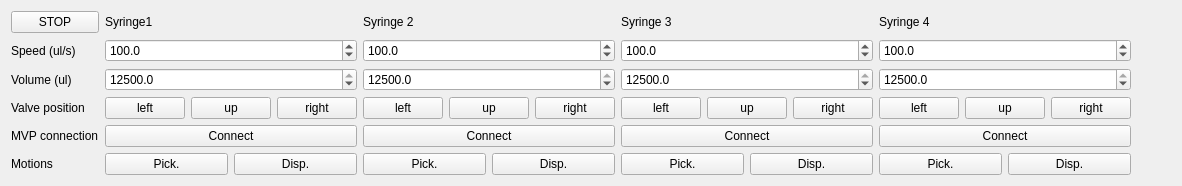
               <widget class="QWidget" name="tab_7">
                <attribute name="title">
                 <string>WorkStation</string>
                </attribute>
                <layout class="QHBoxLayout" name="horizontalLayout_2">
                 <item>
                  <layout class="QGridLayout" name="gridLayout_5">
                   <item row="5" column="4">
                    <layout class="QHBoxLayout" name="horizontalLayout_10">
                     <item>
                      <widget class="QPushButton" name="pushButton_fill_syringe_4">
                       <property name="text">
                        <string>Pick.</string>
                       </property>
                      </widget>
                     </item>
                     <item>
                      <widget class="QPushButton" name="pushButton_dispense_syringe_4">
                       <property name="text">
                        <string>Disp.</string>
                       </property>
                      </widget>
                     </item>
                    </layout>
                   </item>
                   <item row="5" column="2">
                    <layout class="QHBoxLayout" name="horizontalLayout_8">
                     <item>
                      <widget class="QPushButton" name="pushButton_fill_syringe_2">
                       <property name="text">
                        <string>Pick.</string>
                       </property>
                      </widget>
                     </item>
                     <item>
                      <widget class="QPushButton" name="pushButton_dispense_syringe_2">
                       <property name="text">
                        <string>Disp.</string>
                       </property>
                      </widget>
                     </item>
                    </layout>
                   </item>
                   <item row="5" column="3">
                    <layout class="QHBoxLayout" name="horizontalLayout_9">
                     <item>
                      <widget class="QPushButton" name="pushButton_fill_syringe_3">
                       <property name="text">
                        <string>Pick.</string>
                       </property>
                      </widget>
                     </item>
                     <item>
                      <widget class="QPushButton" name="pushButton_dispense_syringe_3">
                       <property name="text">
                        <string>Disp.</string>
                       </property>
                      </widget>
                     </item>
                    </layout>
                   </item>
                   <item row="5" column="1">
                    <layout class="QHBoxLayout" name="horizontalLayout_5">
                     <item>
                      <widget class="QPushButton" name="pushButton_fill_syringe_1">
                       <property name="text">
                        <string>Pick.</string>
                       </property>
                      </widget>
                     </item>
                     <item>
                      <widget class="QPushButton" name="pushButton_dispense_syringe_1">
                       <property name="text">
                        <string>Disp.</string>
                       </property>
                      </widget>
                     </item>
                    </layout>
                   </item>
                   <item row="4" column="1">
                    <widget class="QPushButton" name="pushButton_connect_mvp_syringe_1">
                     <property name="sizePolicy">
                      <sizepolicy hsizetype="Minimum" vsizetype="Fixed">
                       <horstretch>0</horstretch>
                       <verstretch>0</verstretch>
                      </sizepolicy>
                     </property>
                     <property name="text">
                      <string>Connect</string>
                     </property>
                    </widget>
                   </item>
                   <item row="4" column="3">
                    <widget class="QPushButton" name="pushButton_connect_mvp_syringe_3">
                     <property name="sizePolicy">
                      <sizepolicy hsizetype="Minimum" vsizetype="Fixed">
                       <horstretch>0</horstretch>
                       <verstretch>0</verstretch>
                      </sizepolicy>
                     </property>
                     <property name="text">
                      <string>Connect</string>
                     </property>
                    </widget>
                   </item>
                   <item row="4" column="2">
                    <widget class="QPushButton" name="pushButton_connect_mvp_syringe_2">
                     <property name="sizePolicy">
                      <sizepolicy hsizetype="Minimum" vsizetype="Fixed">
                       <horstretch>0</horstretch>
                       <verstretch>0</verstretch>
                      </sizepolicy>
                     </property>
                     <property name="text">
                      <string>Connect</string>
                     </property>
                    </widget>
                   </item>
                   <item row="5" column="0">
                    <widget class="QLabel" name="label_21">
                     <property name="text">
                      <string>Motions</string>
                     </property>
                    </widget>
                   </item>
                   <item row="2" column="0">
                    <widget class="QLabel" name="label_22">
                     <property name="text">
                      <string>Volume (ul)</string>
                     </property>
                    </widget>
                   </item>
                   <item row="2" column="1">
                    <widget class="QDoubleSpinBox" name="doubleSpinBox_stroke_factor_1">
                     <property name="decimals">
                      <number>1</number>
                     </property>
                     <property name="maximum">
                      <double>12500.000000000000000</double>
                     </property>
                     <property name="singleStep">
                      <double>1.000000000000000</double>
                     </property>
                     <property name="value">
                      <double>12500.000000000000000</double>
                     </property>
                    </widget>
                   </item>
                   <item row="4" column="4">
                    <widget class="QPushButton" name="pushButton_connect_mvp_syringe_4">
                     <property name="sizePolicy">
                      <sizepolicy hsizetype="Minimum" vsizetype="Fixed">
                       <horstretch>0</horstretch>
                       <verstretch>0</verstretch>
                      </sizepolicy>
                     </property>
                     <property name="text">
                      <string>Connect</string>
                     </property>
                    </widget>
                   </item>
                   <item row="3" column="0">
                    <widget class="QLabel" name="label_18">
                     <property name="sizePolicy">
                      <sizepolicy hsizetype="Fixed" vsizetype="Preferred">
                       <horstretch>0</horstretch>
                       <verstretch>0</verstretch>
                      </sizepolicy>
                     </property>
                     <property name="text">
                      <string>Valve position</string>
                     </property>
                    </widget>
                   </item>
                   <item row="0" column="1">
                    <widget class="QLabel" name="label_9">
                     <property name="sizePolicy">
                      <sizepolicy hsizetype="Fixed" vsizetype="Preferred">
                       <horstretch>0</horstretch>
                       <verstretch>0</verstretch>
                      </sizepolicy>
                     </property>
                     <property name="text">
                      <string>Syringe1</string>
                     </property>
                    </widget>
                   </item>
                   <item row="0" column="4">
                    <widget class="QLabel" name="label_17">
                     <property name="sizePolicy">
                      <sizepolicy hsizetype="Fixed" vsizetype="Preferred">
                       <horstretch>0</horstretch>
                       <verstretch>0</verstretch>
                      </sizepolicy>
                     </property>
                     <property name="text">
                      <string>Syringe 4</string>
                     </property>
                    </widget>
                   </item>
                   <item row="0" column="3">
                    <widget class="QLabel" name="label_16">
                     <property name="sizePolicy">
                      <sizepolicy hsizetype="Fixed" vsizetype="Preferred">
                       <horstretch>0</horstretch>
                       <verstretch>0</verstretch>
                      </sizepolicy>
                     </property>
                     <property name="text">
                      <string>Syringe 3</string>
                     </property>
                    </widget>
                   </item>
                   <item row="0" column="2">
                    <widget class="QLabel" name="label_15">
                     <property name="sizePolicy">
                      <sizepolicy hsizetype="Fixed" vsizetype="Fixed">
                       <horstretch>0</horstretch>
                       <verstretch>0</verstretch>
                      </sizepolicy>
                     </property>
                     <property name="text">
                      <string>Syringe 2</string>
                     </property>
                    </widget>
                   </item>
                   <item row="2" column="2">
                    <widget class="QDoubleSpinBox" name="doubleSpinBox_stroke_factor_2">
                     <property name="decimals">
                      <number>1</number>
                     </property>
                     <property name="maximum">
                      <double>12500.000000000000000</double>
                     </property>
                     <property name="singleStep">
                      <double>1.000000000000000</double>
                     </property>
                     <property name="value">
                      <double>12500.000000000000000</double>
                     </property>
                    </widget>
                   </item>
                   <item row="4" column="0">
                    <widget class="QLabel" name="label_20">
                     <property name="text">
                      <string>MVP connection</string>
                     </property>
                    </widget>
                   </item>
                   <item row="1" column="4">
                    <widget class="QDoubleSpinBox" name="doubleSpinBox_speed_normal_mode_4">
                     <property name="decimals">
                      <number>1</number>
                     </property>
                     <property name="maximum">
                      <double>5000.000000000000000</double>
                     </property>
                     <property name="value">
                      <double>100.000000000000000</double>
                     </property>
                    </widget>
                   </item>
                   <item row="1" column="3">
                    <widget class="QDoubleSpinBox" name="doubleSpinBox_speed_normal_mode_3">
                     <property name="decimals">
                      <number>1</number>
                     </property>
                     <property name="maximum">
                      <double>5000.000000000000000</double>
                     </property>
                     <property name="value">
                      <double>100.000000000000000</double>
                     </property>
                    </widget>
                   </item>
                   <item row="1" column="1">
                    <widget class="QDoubleSpinBox" name="doubleSpinBox_speed_normal_mode_1">
                     <property name="decimals">
                      <number>1</number>
                     </property>
                     <property name="maximum">
                      <double>5000.000000000000000</double>
                     </property>
                     <property name="value">
                      <double>100.000000000000000</double>
                     </property>
                    </widget>
                   </item>
                   <item row="1" column="0">
                    <widget class="QLabel" name="label_19">
                     <property name="sizePolicy">
                      <sizepolicy hsizetype="Fixed" vsizetype="Preferred">
                       <horstretch>0</horstretch>
                       <verstretch>0</verstretch>
                      </sizepolicy>
                     </property>
                     <property name="text">
                      <string>Speed (ul/s)</string>
                     </property>
                    </widget>
                   </item>
                   <item row="1" column="2">
                    <widget class="QDoubleSpinBox" name="doubleSpinBox_speed_normal_mode_2">
                     <property name="decimals">
                      <number>1</number>
                     </property>
                     <property name="maximum">
                      <double>5000.000000000000000</double>
                     </property>
                     <property name="value">
                      <double>100.000000000000000</double>
                     </property>
                    </widget>
                   </item>
                   <item row="2" column="4">
                    <widget class="QDoubleSpinBox" name="doubleSpinBox_stroke_factor_4">
                     <property name="decimals">
                      <number>1</number>
                     </property>
                     <property name="maximum">
                      <double>12500.000000000000000</double>
                     </property>
                     <property name="singleStep">
                      <double>1.000000000000000</double>
                     </property>
                     <property name="value">
                      <double>12500.000000000000000</double>
                     </property>
                    </widget>
                   </item>
                   <item row="2" column="3">
                    <widget class="QDoubleSpinBox" name="doubleSpinBox_stroke_factor_3">
                     <property name="decimals">
                      <number>1</number>
                     </property>
                     <property name="maximum">
                      <double>12500.000000000000000</double>
                     </property>
                     <property name="singleStep">
                      <double>1.000000000000000</double>
                     </property>
                     <property name="value">
                      <double>12500.000000000000000</double>
                     </property>
                    </widget>
                   </item>
                   <item row="0" column="0">
                    <widget class="QPushButton" name="pushButton_stop_normal">
                     <property name="sizePolicy">
                      <sizepolicy hsizetype="Minimum" vsizetype="Fixed">
                       <horstretch>0</horstretch>
                       <verstretch>0</verstretch>
                      </sizepolicy>
                     </property>
                     <property name="text">
                      <string>STOP</string>
                     </property>
                    </widget>
                   </item>
                   <item row="3" column="1">
                    <layout class="QHBoxLayout" name="horizontalLayout_14">
                     <item>
                      <widget class="QPushButton" name="pushButton_val_pos_left_1">
                       <property name="sizePolicy">
                        <sizepolicy hsizetype="Minimum" vsizetype="Fixed">
                         <horstretch>0</horstretch>
                         <verstretch>0</verstretch>
                        </sizepolicy>
                       </property>
                       <property name="text">
                        <string>left</string>
                       </property>
                      </widget>
                     </item>
                     <item>
                      <widget class="QPushButton" name="pushButton_val_pos_up_1">
                       <property name="text">
                        <string>up</string>
                       </property>
                      </widget>
                     </item>
                     <item>
                      <widget class="QPushButton" name="pushButton_val_pos_right_1">
                       <property name="text">
                        <string>right</string>
                       </property>
                      </widget>
                     </item>
                    </layout>
                   </item>
                   <item row="3" column="2">
                    <layout class="QHBoxLayout" name="horizontalLayout_15">
                     <property name="sizeConstraint">
                      <enum>QLayout::SetDefaultConstraint</enum>
                     </property>
                     <item>
                      <widget class="QPushButton" name="pushButton_val_pos_left_2">
                       <property name="text">
                        <string>left</string>
                       </property>
                      </widget>
                     </item>
                     <item>
                      <widget class="QPushButton" name="pushButton_val_pos_up_2">
                       <property name="text">
                        <string>up</string>
                       </property>
                      </widget>
                     </item>
                     <item>
                      <widget class="QPushButton" name="pushButton_val_pos_right_2">
                       <property name="text">
                        <string>right</string>
                       </property>
                      </widget>
                     </item>
                    </layout>
                   </item>
                   <item row="3" column="3">
                    <layout class="QHBoxLayout" name="horizontalLayout_16">
                     <item>
                      <widget class="QPushButton" name="pushButton_val_pos_left_3">
                       <property name="text">
                        <string>left</string>
                       </property>
                      </widget>
                     </item>
                     <item>
                      <widget class="QPushButton" name="pushButton_val_pos_up_3">
                       <property name="text">
                        <string>up</string>
                       </property>
                      </widget>
                     </item>
                     <item>
                      <widget class="QPushButton" name="pushButton_val_pos_right_3">
                       <property name="text">
                        <string>right</string>
                       </property>
                      </widget>
                     </item>
                    </layout>
                   </item>
                   <item row="3" column="4">
                    <layout class="QHBoxLayout" name="horizontalLayout_17">
                     <item>
                      <widget class="QPushButton" name="pushButton_val_pos_left_4">
                       <property name="text">
                        <string>left</string>
                       </property>
                      </widget>
                     </item>
                     <item>
                      <widget class="QPushButton" name="pushButton_val_pos_up_4">
                       <property name="text">
                        <string>up</string>
                       </property>
                      </widget>
                     </item>
                     <item>
                      <widget class="QPushButton" name="pushButton_val_pos_right_4">
                       <property name="text">
                        <string>right</string>
                       </property>
                      </widget>
                     </item>
                    </layout>
                   </item>
                  </layout>
                 </item>
                 <item>
                  <spacer name="horizontalSpacer">
                   <property name="orientation">
                    <enum>Qt::Horizontal</enum>
                   </property>
                   <property name="sizeHint" stdset="0">
                    <size>
                     <width>40</width>
                     <height>20</height>
                    </size>
                   </property>
                  </spacer>
                 </item>
                </layout>
               </widget>
